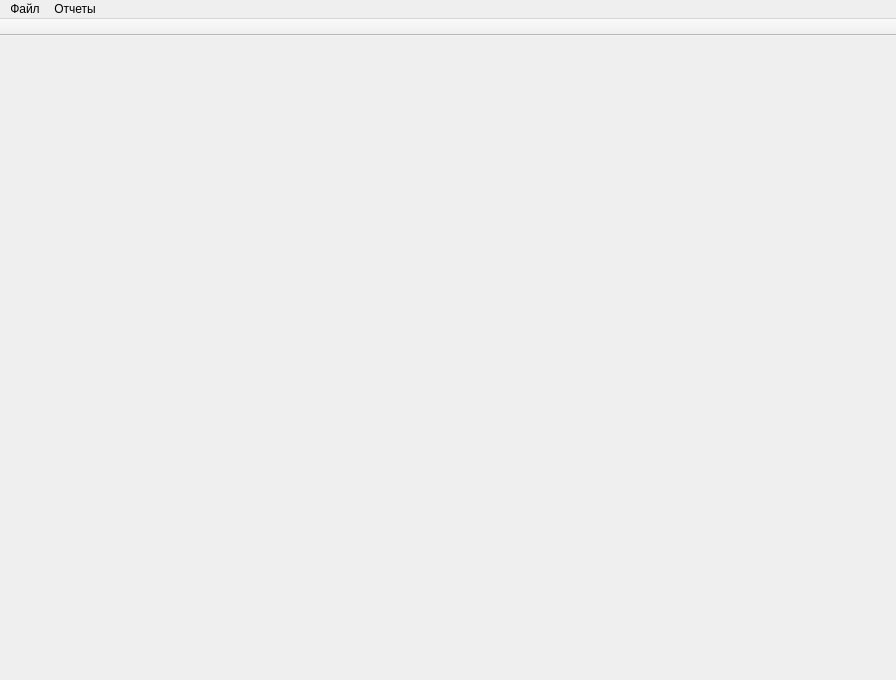
<?xml version="1.0" encoding="UTF-8"?>
<ui version="4.0">
 <class>MainWindow</class>
 <widget class="QMainWindow" name="MainWindow">
  <property name="geometry">
   <rect>
    <x>0</x>
    <y>0</y>
    <width>896</width>
    <height>680</height>
   </rect>
  </property>
  <property name="windowTitle">
   <string>Energo - Отчеты</string>
  </property>
  <widget class="QWidget" name="centralWidget"/>
  <widget class="QMenuBar" name="menuBar">
   <property name="geometry">
    <rect>
     <x>0</x>
     <y>0</y>
     <width>896</width>
     <height>18</height>
    </rect>
   </property>
   <widget class="QMenu" name="menu">
    <property name="title">
     <string>Файл</string>
    </property>
    <addaction name="mnuSaveAs"/>
    <addaction name="separator"/>
    <addaction name="actPrint"/>
    <addaction name="actPrintPreview"/>
    <addaction name="separator"/>
    <addaction name="mnuExit"/>
   </widget>
   <widget class="QMenu" name="mnuReports">
    <property name="title">
     <string>Отчеты</string>
    </property>
   </widget>
   <addaction name="menu"/>
   <addaction name="mnuReports"/>
  </widget>
  <widget class="QToolBar" name="mainToolBar">
   <property name="movable">
    <bool>false</bool>
   </property>
   <property name="allowedAreas">
    <set>Qt::LeftToolBarArea|Qt::TopToolBarArea</set>
   </property>
   <property name="toolButtonStyle">
    <enum>Qt::ToolButtonTextUnderIcon</enum>
   </property>
   <attribute name="toolBarArea">
    <enum>TopToolBarArea</enum>
   </attribute>
   <attribute name="toolBarBreak">
    <bool>false</bool>
   </attribute>
  </widget>
  <action name="mnuExit">
   <property name="icon">
    <iconset resource="../conf/resources.qrc">
     <normaloff>:/icons/images/exit.png</normaloff>:/icons/images/exit.png</iconset>
   </property>
   <property name="text">
    <string>Выход</string>
   </property>
  </action>
  <action name="action_3">
   <property name="icon">
    <iconset resource="../conf/resources.qrc">
     <normaloff>:/icons/images/export.png</normaloff>:/icons/images/export.png</iconset>
   </property>
   <property name="text">
    <string>Экспорт...</string>
   </property>
  </action>
  <action name="mnuSaveAs">
   <property name="icon">
    <iconset resource="../conf/resources.qrc">
     <normaloff>:/icons/images/export.png</normaloff>:/icons/images/export.png</iconset>
   </property>
   <property name="text">
    <string>Сохранить как...</string>
   </property>
  </action>
  <action name="mnuCheckData">
   <property name="text">
    <string>Полнота данных</string>
   </property>
  </action>
  <action name="actPrint">
   <property name="text">
    <string>Печать...</string>
   </property>
  </action>
  <action name="actPrintPreview">
   <property name="text">
    <string>Предварительный просмотр...</string>
   </property>
  </action>
 </widget>
 <layoutdefault spacing="6" margin="11"/>
 <resources>
  <include location="../conf/resources.qrc"/>
 </resources>
 <connections>
  <connection>
   <sender>mnuExit</sender>
   <signal>triggered()</signal>
   <receiver>MainWindow</receiver>
   <slot>close()</slot>
   <hints>
    <hint type="sourcelabel">
     <x>-1</x>
     <y>-1</y>
    </hint>
    <hint type="destinationlabel">
     <x>447</x>
     <y>339</y>
    </hint>
   </hints>
  </connection>
 </connections>
</ui>
